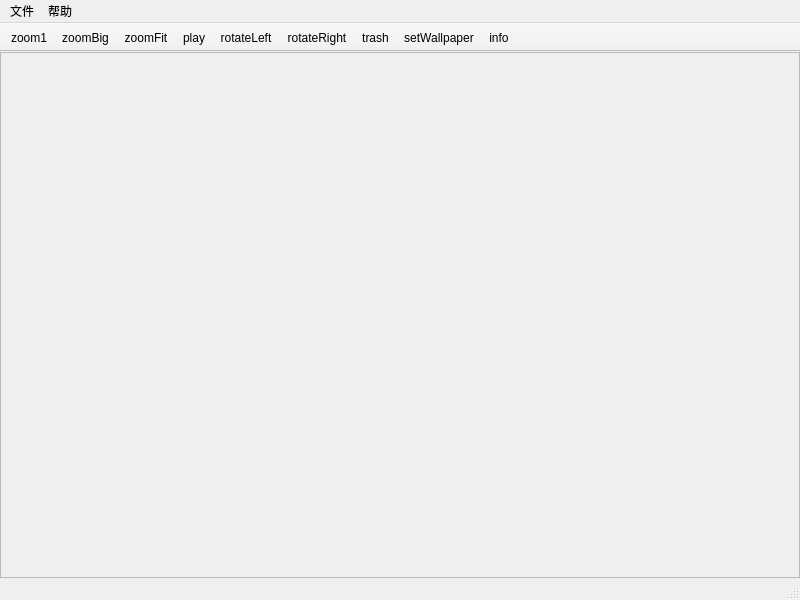
<?xml version="1.0" encoding="UTF-8"?>
<ui version="4.0">
 <class>MainWindow</class>
 <widget class="QMainWindow" name="MainWindow">
  <property name="geometry">
   <rect>
    <x>0</x>
    <y>0</y>
    <width>800</width>
    <height>600</height>
   </rect>
  </property>
  <property name="acceptDrops">
   <bool>true</bool>
  </property>
  <property name="windowTitle">
   <string>海天鹰看图</string>
  </property>
  <property name="windowIcon">
   <iconset resource="res.qrc">
    <normaloff>:/icon.png</normaloff>:/icon.png</iconset>
  </property>
  <widget class="QWidget" name="centralWidget">
   <layout class="QVBoxLayout" name="verticalLayout">
    <property name="spacing">
     <number>0</number>
    </property>
    <property name="leftMargin">
     <number>0</number>
    </property>
    <property name="topMargin">
     <number>0</number>
    </property>
    <property name="rightMargin">
     <number>0</number>
    </property>
    <property name="bottomMargin">
     <number>0</number>
    </property>
    <item>
     <widget class="QScrollArea" name="scrollArea">
      <property name="widgetResizable">
       <bool>true</bool>
      </property>
      <property name="alignment">
       <set>Qt::AlignCenter</set>
      </property>
      <widget class="QWidget" name="scrollAreaWidgetContents">
       <property name="geometry">
        <rect>
         <x>0</x>
         <y>0</y>
         <width>798</width>
         <height>511</height>
        </rect>
       </property>
       <layout class="QVBoxLayout" name="verticalLayout_2">
        <property name="spacing">
         <number>0</number>
        </property>
        <property name="leftMargin">
         <number>0</number>
        </property>
        <property name="topMargin">
         <number>0</number>
        </property>
        <property name="rightMargin">
         <number>0</number>
        </property>
        <property name="bottomMargin">
         <number>0</number>
        </property>
        <item>
         <widget class="QLabel" name="label">
          <property name="text">
           <string/>
          </property>
          <property name="alignment">
           <set>Qt::AlignCenter</set>
          </property>
         </widget>
        </item>
       </layout>
      </widget>
     </widget>
    </item>
   </layout>
  </widget>
  <widget class="QMenuBar" name="menuBar">
   <property name="geometry">
    <rect>
     <x>0</x>
     <y>0</y>
     <width>800</width>
     <height>24</height>
    </rect>
   </property>
   <widget class="QMenu" name="menu">
    <property name="title">
     <string>文件</string>
    </property>
    <addaction name="action_open"/>
    <addaction name="action_printPreview"/>
    <addaction name="action_print"/>
    <addaction name="action_quit"/>
   </widget>
   <widget class="QMenu" name="menu_2">
    <property name="title">
     <string>帮助</string>
    </property>
    <addaction name="action_about"/>
   </widget>
   <addaction name="menu"/>
   <addaction name="menu_2"/>
  </widget>
  <widget class="QToolBar" name="mainToolBar">
   <property name="movable">
    <bool>false</bool>
   </property>
   <attribute name="toolBarArea">
    <enum>TopToolBarArea</enum>
   </attribute>
   <attribute name="toolBarBreak">
    <bool>false</bool>
   </attribute>
   <addaction name="actionZoom1"/>
   <addaction name="actionZoomBig"/>
   <addaction name="actionZoomFit"/>
   <addaction name="actionPlay"/>
   <addaction name="actionRotateLeft"/>
   <addaction name="actionRotateRight"/>
   <addaction name="actionTrash"/>
   <addaction name="actionSetWallpaper"/>
   <addaction name="actionInfo"/>
  </widget>
  <widget class="QStatusBar" name="statusBar"/>
  <action name="action_open">
   <property name="text">
    <string>打开</string>
   </property>
   <property name="shortcut">
    <string>O</string>
   </property>
  </action>
  <action name="action_quit">
   <property name="text">
    <string>退出</string>
   </property>
   <property name="shortcut">
    <string>Ctrl+Q</string>
   </property>
  </action>
  <action name="action_print">
   <property name="text">
    <string>打印</string>
   </property>
   <property name="shortcut">
    <string>Ctrl+P</string>
   </property>
  </action>
  <action name="action_about">
   <property name="text">
    <string>关于</string>
   </property>
   <property name="shortcut">
    <string>F1</string>
   </property>
  </action>
  <action name="actionZoom1">
   <property name="icon">
    <iconset resource="res.qrc">
     <normaloff>:/zoom1.svg</normaloff>:/zoom1.svg</iconset>
   </property>
   <property name="text">
    <string>zoom1</string>
   </property>
   <property name="toolTip">
    <string>原始大小</string>
   </property>
  </action>
  <action name="actionZoomFit">
   <property name="icon">
    <iconset resource="res.qrc">
     <normaloff>:/zoomfit.svg</normaloff>:/zoomfit.svg</iconset>
   </property>
   <property name="text">
    <string>zoomFit</string>
   </property>
   <property name="toolTip">
    <string>适应窗口</string>
   </property>
  </action>
  <action name="actionRotateLeft">
   <property name="icon">
    <iconset resource="res.qrc">
     <normaloff>:/rotateleft.svg</normaloff>:/rotateleft.svg</iconset>
   </property>
   <property name="text">
    <string>rotateLeft</string>
   </property>
  </action>
  <action name="actionRotateRight">
   <property name="icon">
    <iconset resource="res.qrc">
     <normaloff>:/rotateright.svg</normaloff>:/rotateright.svg</iconset>
   </property>
   <property name="text">
    <string>rotateRight</string>
   </property>
  </action>
  <action name="actionTrash">
   <property name="icon">
    <iconset resource="res.qrc">
     <normaloff>:/trash.svg</normaloff>:/trash.svg</iconset>
   </property>
   <property name="text">
    <string>trash</string>
   </property>
   <property name="toolTip">
    <string>回收</string>
   </property>
   <property name="shortcut">
    <string>Del</string>
   </property>
  </action>
  <action name="actionSetWallpaper">
   <property name="icon">
    <iconset resource="res.qrc">
     <normaloff>:/display.svg</normaloff>:/display.svg</iconset>
   </property>
   <property name="text">
    <string>setWallpaper</string>
   </property>
   <property name="toolTip">
    <string>设为壁纸</string>
   </property>
  </action>
  <action name="action_printPreview">
   <property name="text">
    <string>打印预览</string>
   </property>
   <property name="shortcut">
    <string>Ctrl+Shift+P</string>
   </property>
  </action>
  <action name="actionInfo">
   <property name="icon">
    <iconset resource="res.qrc">
     <normaloff>:/info.svg</normaloff>:/info.svg</iconset>
   </property>
   <property name="text">
    <string>info</string>
   </property>
   <property name="toolTip">
    <string>信息</string>
   </property>
  </action>
  <action name="actionZoomBig">
   <property name="icon">
    <iconset resource="res.qrc">
     <normaloff>:/zoombig.svg</normaloff>:/zoombig.svg</iconset>
   </property>
   <property name="text">
    <string>zoomBig</string>
   </property>
  </action>
  <action name="actionPlay">
   <property name="icon">
    <iconset resource="res.qrc">
     <normaloff>:/play.svg</normaloff>:/play.svg</iconset>
   </property>
   <property name="text">
    <string>play</string>
   </property>
   <property name="toolTip">
    <string>幻灯片</string>
   </property>
  </action>
 </widget>
 <layoutdefault spacing="6" margin="11"/>
 <resources>
  <include location="res.qrc"/>
 </resources>
 <connections/>
</ui>
